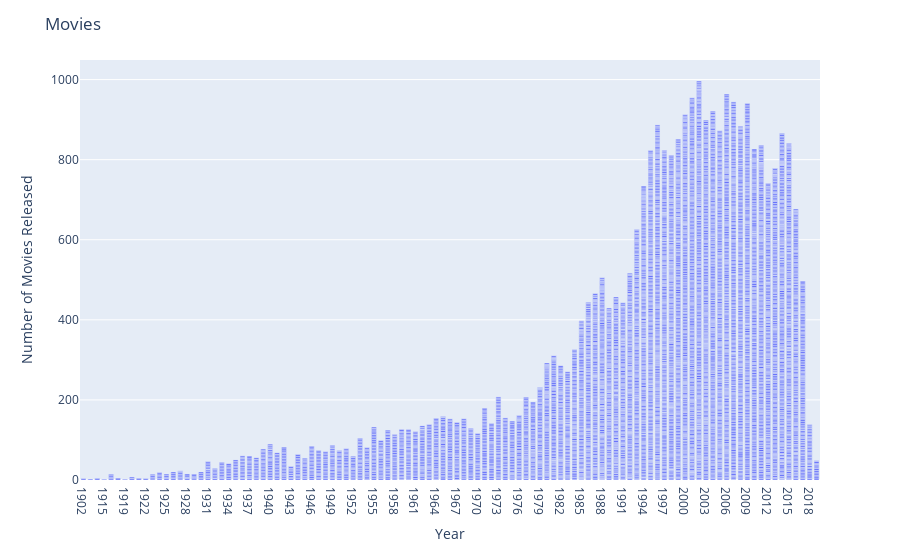

Notebook code cell kept with this figure:
### Code cell
fig = px.bar(temp_year, x='year', y='avg_rating', hover_data=['title', 'num_reviews'])

fig.update_layout(
    title_text='Movies', # title of plot
    xaxis_title_text='Year', # xaxis label
    yaxis_title_text='Number of Movies Released', # yaxis label
    bargap=0.2, # gap between bars of adjacent location coordinates
    bargroupgap=0.1, # gap between bars of the same location coordinates
)

fig.show()

### Figure 1 — Plotly figure (JSON) as saved in the notebook; plotly's stock layout.template omitted (floating-point values rounded to 4 significant figures; data arrays with more than 128 entries replaced by an {"elided": "..."} marker saying what was removed)
{"data": [{"alignmentgroup": "True", "customdata": {"elided": "9742x2 mixed values"}, "hovertemplate": "year=%{x}<br>avg_rating=%{y}<br>title=%{customdata[0]}<br>num_reviews=%{customdata[1]}<extra></extra>", "legendgroup": "", "marker": {"color": "#636efa", "pattern": {"shape": ""}}, "name": "", "offsetgroup": "", "orientation": "v", "showlegend": false, "textposition": "auto", "type": "bar", "x": {"elided": "9742 str values"}, "xaxis": "x", "y": {"elided": "9742 float values"}, "yaxis": "y"}], "layout": {"bargap": 0.2, "bargroupgap": 0.1, "barmode": "relative", "legend": {"tracegroupgap": 0}, "margin": {"t": 60}, "title": {"text": "Movies"}, "xaxis": {"anchor": "y", "domain": [0, 1], "title": {"text": "Year"}}, "yaxis": {"anchor": "x", "domain": [0, 1], "title": {"text": "Number of Movies Released"}}}}
